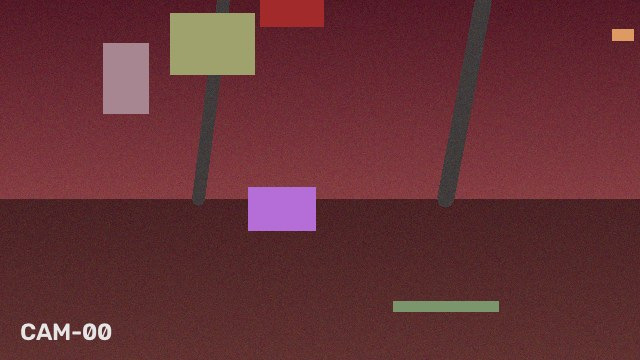
#> input picture data/eval/detection/negative/neg_000.jpg, 640 x 360 px; its folder holds only this picture in this run
$ python -i motion.py   (imports and definitions only)   (older library calls are emulated)
#> lines starting #> are read from the running program, lines starting #| are printed output that depends on the picture
#> further down, picture is the input picture: shape (360, 640, 3); mean B, G, R 54.5, 49.4, 102.3
"""Optical-flow motion analysis and anomaly scoring.

OpenCV 5 pieces used here: Farneback dense flow, phase correlation for global
camera motion, MOG2 background subtraction for ROI proposals.  The analyser
runs at half resolution and only upsamples a small ROI hint, keeping the
per-frame cost low enough for the agent's latency budget.
"""

from __future__ import annotations

from collections import deque
from dataclasses import dataclass, field

import cv2
import numpy as np


@dataclass
class MotionReport:
    energy: float = 0.0
    residual: float = 0.0
    global_dx: float = 0.0
    global_dy: float = 0.0
    coherent_ratio: float = 0.0
    anomaly_z: float = 0.0
    moving: bool = False
    roi: tuple[int, int, int, int] | None = None
    foreground_ratio: float = 0.0
    warmup: bool = True
    debug: dict[str, float] = field(default_factory=dict)


class MotionAnalyzer:
    """Dense-flow motion analysis with an EMA anomaly baseline."""

    def __init__(
        self,
        scale: float = 0.5,
        moving_threshold: float = 0.55,
        anomaly_z: float = 3.0,
        ema_alpha: float = 0.08,
    ) -> None:
        self.scale = float(scale)
        self.moving_threshold = float(moving_threshold)
        self.anomaly_z = float(anomaly_z)
        self.alpha = float(ema_alpha)
        self._prev: np.ndarray | None = None
        self._flow: np.ndarray | None = None
        self._mean = 0.0
        self._var = 1.0
        self._warm = 0
        self._hist: deque[float] = deque(maxlen=90)
        self._mog = cv2.createBackgroundSubtractorMOG2(history=180, varThreshold=24, detectShadows=False)

    def reset(self) -> None:
        self._prev = None
        self._flow = None
        self._mean = 0.0
        self._var = 1.0
        self._warm = 0
        self._hist: deque[float] = deque(maxlen=90)
        self._mog = cv2.createBackgroundSubtractorMOG2(history=180, varThreshold=24, detectShadows=False)

    def update(self, frame: np.ndarray, frame_index: int = 0) -> MotionReport:
#> called with frame_index = 0
        small = cv2.resize(frame, None, fx=self.scale, fy=self.scale, interpolation=cv2.INTER_AREA)
        gray = cv2.cvtColor(small, cv2.COLOR_BGR2GRAY) if small.ndim == 3 else small
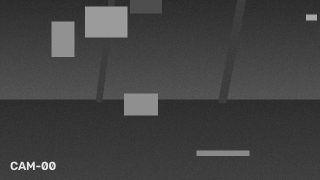
#> gray: shape (180, 320); min 38, max 234, mean 65.9
        gray = cv2.GaussianBlur(gray, (5, 5), 0)

        fg = self._mog.apply(gray)
#> fg: shape (180, 320); every value is 255
        fg = cv2.morphologyEx(fg, cv2.MORPH_OPEN, np.ones((3, 3), np.uint8))
        fg_ratio = float(np.count_nonzero(fg)) / fg.size
#> fg_ratio = 1
        roi = self._foreground_roi(fg)

        if self._prev is None:
            self._prev = gray
            self._warm = 1
            return MotionReport(roi=roi, foreground_ratio=fg_ratio, warmup=True)

        flow = cv2.calcOpticalFlowFarneback(
            self._prev, gray, None, pyr_scale=0.5, levels=3, winsize=17,
            iterations=3, poly_n=5, poly_sigma=1.2, flags=0,
        )
        self._flow = flow
        median = np.median(flow.reshape(-1, 2), axis=0)
        residual_vec = flow - median.reshape(1, 1, 2)
        residual_mag = np.linalg.norm(residual_vec, axis=-1)
        residual = float(np.mean(residual_mag))
        energy = float(np.percentile(residual_mag, 95))

        mag = np.linalg.norm(flow, axis=-1)
        active = mag > 1.2
        coherent = 0.0
        if np.count_nonzero(active) > 16:
            angles = np.arctan2(flow[..., 1][active], flow[..., 0][active])
            hist, _ = np.histogram(angles, bins=12, range=(-np.pi, np.pi))
            coherent = float(hist.max() / max(1, hist.sum()))

        dx = dy = 0.0
        try:
            h, w = gray.shape
            win = cv2.createHanningWindow((w, h), cv2.CV_32F)
            (sx, sy), _response = cv2.phaseCorrelate(self._prev.astype(np.float32), gray.astype(np.float32), win)
            dx, dy = float(sx) / self.scale, float(sy) / self.scale
        except cv2.error:
            pass

        self._warm += 1
        warm = len(self._hist) < 12
        if not warm:
            hist = np.asarray(self._hist, dtype=np.float32)
            med = float(np.median(hist))
            mad = float(np.median(np.abs(hist - med)))
            z = (energy - med) / (1.4826 * mad + 0.08)
            moving = energy > med * 1.55 + 0.25 and (z > 0.8 or coherent > 0.55)
        else:
            med, z = 0.0, 0.0
            moving = False
        self._mean = med if not warm else energy
        self._hist.append(energy)

        self._prev = gray
        return MotionReport(
            energy=round(energy, 4),
            residual=round(residual, 4),
            global_dx=round(dx, 3),
            global_dy=round(dy, 3),
            coherent_ratio=round(coherent, 3),
            anomaly_z=round(float(z), 3),
            moving=bool(moving),
            roi=roi,
            foreground_ratio=round(fg_ratio, 4),
            warmup=bool(warm),
            debug={"median_dx": round(float(median[0]), 3), "median_dy": round(float(median[1]), 3)},
        )

    def _foreground_roi(self, fg: np.ndarray) -> tuple[int, int, int, int] | None:
        contours, _ = cv2.findContours(fg, cv2.RETR_EXTERNAL, cv2.CHAIN_APPROX_SIMPLE)
#> contours = [[[0, 0], [0, 179], [319, 179], [319, 0]]]
        best = None
        best_area = 0.0
        for contour in contours:
            area = cv2.contourArea(contour)
            if area < 90:
                continue
            x, y, w, h = cv2.boundingRect(contour)
            if area > best_area:
                best_area, best = area, (x, y, w, h)
#> this loop made 1 pass
#> (contour, area, x, y, w, h, best_area) on pass 1: ([[0, 0], [0, 179], [319, 179], [319, 0]], 57101, 0, 0, 320, 180, 57101)
#> after the loop, best_area = 57101
        if best is None:
            return None
        inv = 1.0 / self.scale
        x, y, w, h = best
        return (int(x * inv), int(y * inv), int(w * inv), int(h * inv))

    def flow_in(self, box: tuple[int, int, int, int], frame_shape: tuple[int, ...]) -> np.ndarray | None:
        """Return the flow field inside a full-resolution box (work-scale crop)."""
        if self._flow is None:
            return None
        x, y, w, h = (int(v) for v in box)
        s = self.scale
        x0, y0 = max(0, int(x * s)), max(0, int(y * s))
        x1 = min(self._flow.shape[1], int((x + w) * s))
        y1 = min(self._flow.shape[0], int((y + h) * s))
        if x1 <= x0 or y1 <= y0:
            return None
        return self._flow[y0:y1, x0:x1]

    @property
    def warm(self) -> bool:
        return self._warm >= 6

>>> import cv2
>>> picture = cv2.imread('../../data/eval/detection/negative/neg_000.jpg')
>>> result = MotionAnalyzer().update(picture)
#> in update, `roi = self._foreground_roi(fg)`: roi = (0, 0, 640, 360)

$ run again, on data/eval/detection/negative/neg_001.jpg
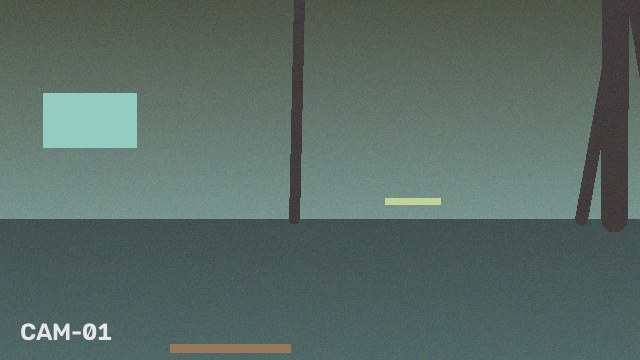
#> input picture data/eval/detection/negative/neg_001.jpg, 640 x 360 px
#> picture is the input picture: shape (360, 640, 3); mean B, G, R 101.3, 107.3, 89.4
#> in update, `gray = cv2.cvtColor(small, cv2.COLOR_BGR2GRAY) if small.ndim == 3 else..`:
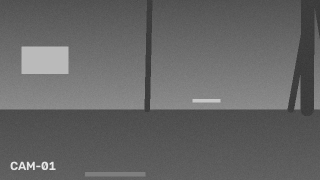
#> gray: shape (180, 320); min 53, max 232, mean 101.4
#> fg: shape (180, 320); every value is 255
#> fg_ratio = 1
#> contours = [[[0, 0], [0, 179], [319, 179], [319, 0]]]
#> the loop in _foreground_roi, `for contour in contours:` made 1 pass
#> (contour, area, x, y, w, h, best_area) on pass 1: ([[0, 0], [0, 179], [319, 179], [319, 0]], 57101, 0, 0, 320, 180, 57101)
#> after the loop in _foreground_roi, `for contour in contours:`: best_area = 57101
#> roi = (0, 0, 640, 360)

$ run again, on data/eval/detection/negative/neg_002.jpg
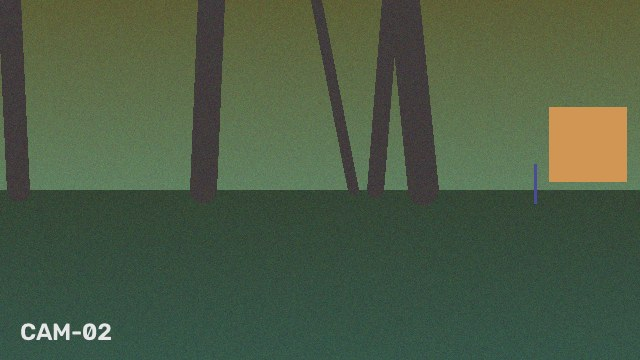
#> input picture data/eval/detection/negative/neg_002.jpg, 640 x 360 px
#> picture is the input picture: shape (360, 640, 3); mean B, G, R 68.6, 92.1, 75.9
#> in update, `gray = cv2.cvtColor(small, cv2.COLOR_BGR2GRAY) if small.ndim == 3 else..`:
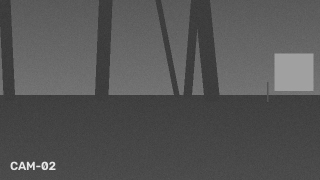
#> gray: shape (180, 320); min 53, max 234, mean 84.7
#> fg: shape (180, 320); every value is 255
#> fg_ratio = 1
#> contours = [[[0, 0], [0, 179], [319, 179], [319, 0]]]
#> the loop in _foreground_roi, `for contour in contours:` made 1 pass
#> (contour, area, x, y, w, h, best_area) on pass 1: ([[0, 0], [0, 179], [319, 179], [319, 0]], 57101, 0, 0, 320, 180, 57101)
#> after the loop in _foreground_roi, `for contour in contours:`: best_area = 57101
#> roi = (0, 0, 640, 360)

$ run again, on data/eval/detection/negative/neg_003.jpg
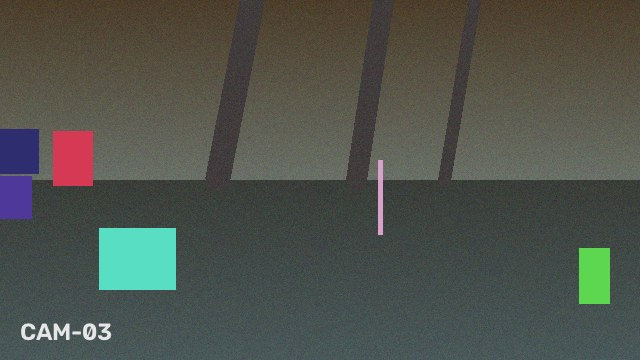
#> input picture data/eval/detection/negative/neg_003.jpg, 640 x 360 px
#> picture is the input picture: shape (360, 640, 3); mean B, G, R 76, 83.2, 79
#> in update, `gray = cv2.cvtColor(small, cv2.COLOR_BGR2GRAY) if small.ndim == 3 else..`:
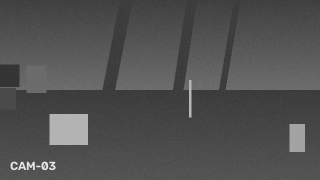
#> gray: shape (180, 320); min 51, max 234, mean 81.2
#> fg: shape (180, 320); every value is 255
#> fg_ratio = 1
#> contours = [[[0, 0], [0, 179], [319, 179], [319, 0]]]
#> the loop in _foreground_roi, `for contour in contours:` made 1 pass
#> (contour, area, x, y, w, h, best_area) on pass 1: ([[0, 0], [0, 179], [319, 179], [319, 0]], 57101, 0, 0, 320, 180, 57101)
#> after the loop in _foreground_roi, `for contour in contours:`: best_area = 57101
#> roi = (0, 0, 640, 360)
